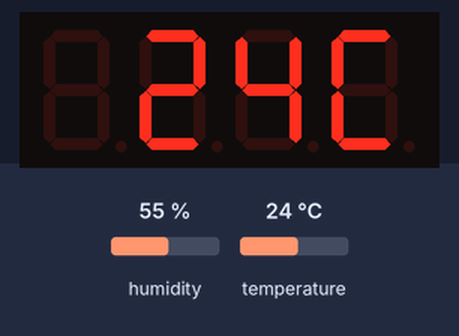
The sketch below on a simulated Arduino Uno, built with avr-gcc and run on an emulated ATmega328P. On the bench: 4-digit seven-segment display. Wiring (inferred from the names in the program): DHT11 sensor: data pin 2. Inputs (shaded band) come from the test bench; at power-on: humidity 55 %, temperature 24 °C.

Above: at 2.7 s.
2.8 s: humidity set to 22 %
At 12.0 s:
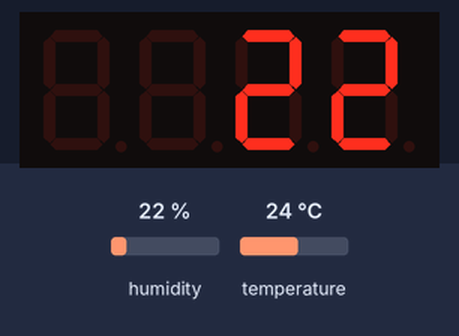
14.8 s: temperature set to 12 °C
At 20.0 s:
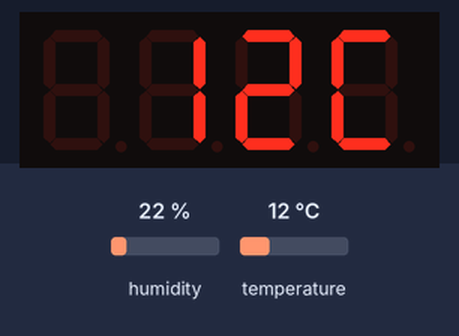
24.2 s: humidity set to 40 %
At 29.7 s:
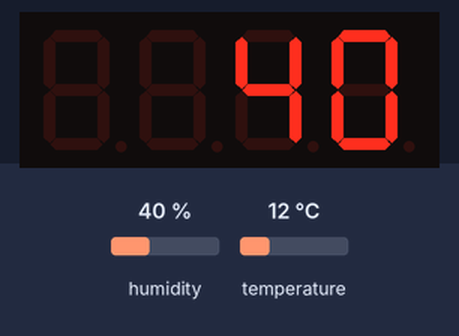
33.3 s: temperature set to 19 °C
At 39.0 s:
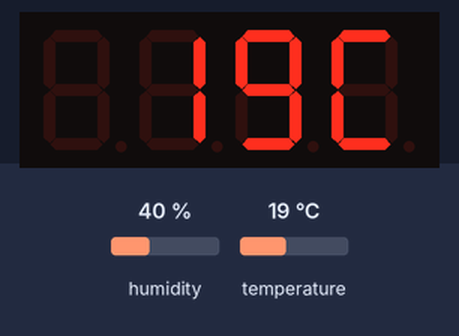
Timing chart, 0 to 40.5 s (numbered marks = the images above; inputs shaded):
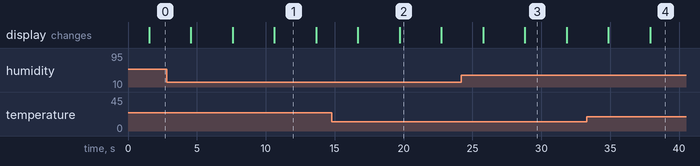

Measured:
- after the input at 2.8 s, the display: first differs from a run without the input after 7.8 s (image 1)
- after the input at 14.8 s, the display: first differs from a run without the input after 4.9 s (image 2)
- after the input at 24.2 s, the display: first differs from a run without the input after 4.6 s (image 3)
- after the input at 33.3 s, the display: first differs from a run without the input after 4.6 s (image 4)
- what the display in image 1 shows lasts 3.1 s, from 10.6 s to 13.7 s

The sketch:

test_Temp_Hum.ino
```cpp
#include "dht.h"
#include "TM1637.h"

//{0,1,2,3,4,5,6,7,8,9,10,11,12,13,14,15};
//0~9,A,b,C,d,E,F


#define dht_pin 2 // Pin sensor is connected to
#define CLK 3//Pins for TM1637
#define DIO 4

TM1637 tm1637(CLK,DIO);
dht DHT;


void setup(){

  tm1637.init();
  tm1637.set(BRIGHT_TYPICAL);
  //BRIGHT_TYPICAL = 2,BRIGHT_DARKEST = 0,BRIGHTEST = 7;

  delay(1500);//Delay to let system boot


}


void loop(){


  DHT.read11(dht_pin);


 int temp = DHT.temperature;
 int humidity = DHT.humidity;

 int digitoneT = temp / 10;
 int digittwoT = temp % 10;

 int digitoneH = humidity / 10;
 int digittwoH = humidity % 10;


    tm1637.display(1,digitoneT);
    tm1637.display(2,digittwoT);
    tm1637.display(3,12);  //Scrive C
    delay (3000);

    tm1637.display(1,23);
    tm1637.display(2,digitoneH);
    tm1637.display(3,digittwoH);


    delay(3000);
}
```

dht.cpp
```cpp
//
//    FILE: dht.cpp
//  AUTHOR: Rob Tillaart
// VERSION: 0.1.14
// PURPOSE: DHT Temperature & Humidity Sensor library for Arduino
//     URL: http://arduino.cc/playground/Main/DHTLib
//
// HISTORY:
// 0.1.14 replace digital read with faster (~3x) code => more robust low MHz machines.
// 0.1.13 fix negative temperature
// 0.1.12 support DHT33 and DHT44 initial version
// 0.1.11 renamed DHTLIB_TIMEOUT
// 0.1.10 optimized faster WAKEUP + TIMEOUT
// 0.1.09 optimize size: timeout check + use of mask
// 0.1.08 added formula for timeout based upon clockspeed
// 0.1.07 added support for DHT21
// 0.1.06 minimize footprint (2012-12-27)
// 0.1.05 fixed negative temperature bug (thanks to Roseman)
// 0.1.04 improved readability of code using DHTLIB_OK in code
// 0.1.03 added error values for temp and humidity when read failed
// 0.1.02 added error codes
// 0.1.01 added support for Arduino 1.0, fixed typos (31/12/2011)
// 0.1.00 by Rob Tillaart (01/04/2011)
//
// inspired by DHT11 library
//
// Released to the public domain
//

#include "dht.h"

/////////////////////////////////////////////////////
//
// PUBLIC
//

// return values:
// DHTLIB_OK
// DHTLIB_ERROR_CHECKSUM
// DHTLIB_ERROR_TIMEOUT
int dht::read11(uint8_t pin)
{
    // READ VALUES
    int rv = _readSensor(pin, DHTLIB_DHT11_WAKEUP);
    if (rv != DHTLIB_OK)
    {
        humidity    = DHTLIB_INVALID_VALUE; // invalid value, or is NaN prefered?
        temperature = DHTLIB_INVALID_VALUE; // invalid value
        return rv;
    }

    // CONVERT AND STORE
    humidity    = bits[0];  // bits[1] == 0;
    temperature = bits[2];  // bits[3] == 0;

    // TEST CHECKSUM
    // bits[1] && bits[3] both 0
    uint8_t sum = bits[0] + bits[2];
    if (bits[4] != sum) return DHTLIB_ERROR_CHECKSUM;

    return DHTLIB_OK;
}


// return values:
// DHTLIB_OK
// DHTLIB_ERROR_CHECKSUM
// DHTLIB_ERROR_TIMEOUT
int dht::read(uint8_t pin)
{
    // READ VALUES
    int rv = _readSensor(pin, DHTLIB_DHT_WAKEUP);
    if (rv != DHTLIB_OK)
    {
        humidity    = DHTLIB_INVALID_VALUE;  // invalid value, or is NaN prefered?
        temperature = DHTLIB_INVALID_VALUE;  // invalid value
        return rv; // propagate error value
    }

    // CONVERT AND STORE
    humidity = word(bits[0], bits[1]) * 0.1;
    temperature = word(bits[2] & 0x7F, bits[3]) * 0.1;
    if (bits[2] & 0x80)  // negative temperature
    {
        temperature = -temperature;
    }

    // TEST CHECKSUM
    uint8_t sum = bits[0] + bits[1] + bits[2] + bits[3];
    if (bits[4] != sum)
    {
        return DHTLIB_ERROR_CHECKSUM;
    }
    return DHTLIB_OK;
}

/////////////////////////////////////////////////////
//
// PRIVATE
//

// return values:
// DHTLIB_OK
// DHTLIB_ERROR_TIMEOUT
int dht::_readSensor(uint8_t pin, uint8_t wakeupDelay)
{
    // INIT BUFFERVAR TO RECEIVE DATA
    uint8_t mask = 128;
    uint8_t idx = 0;

    // replace digitalRead() with Direct Port Reads.
    // reduces footprint ~100 bytes => portability issue?
    // direct port read is about 3x faster
	uint8_t bit = digitalPinToBitMask(pin);
	uint8_t port = digitalPinToPort(pin);
    volatile uint8_t *PIR = portInputRegister(port);

    // EMPTY BUFFER
    for (uint8_t i = 0; i < 5; i++) bits[i] = 0;

    // REQUEST SAMPLE
    pinMode(pin, OUTPUT);
    digitalWrite(pin, LOW); // T-be
    delay(wakeupDelay);
    digitalWrite(pin, HIGH);   // T-go
    delayMicroseconds(40);
    pinMode(pin, INPUT);

    // GET ACKNOWLEDGE or TIMEOUT
    uint16_t loopCntLOW = DHTLIB_TIMEOUT;
    while ((*PIR & bit) == LOW )  // T-rel
    {
        if (--loopCntLOW == 0) return DHTLIB_ERROR_TIMEOUT;
    }

    uint16_t loopCntHIGH = DHTLIB_TIMEOUT;
    while ((*PIR & bit) != LOW )  // T-reh
    {
        if (--loopCntHIGH == 0) return DHTLIB_ERROR_TIMEOUT;
    }

    // READ THE OUTPUT - 40 BITS => 5 BYTES
    for (uint8_t i = 40; i != 0; i--)
    {
        loopCntLOW = DHTLIB_TIMEOUT;
        while ((*PIR & bit) == LOW )
        {
            if (--loopCntLOW == 0) return DHTLIB_ERROR_TIMEOUT;
        }

        uint32_t t = micros();

        loopCntHIGH = DHTLIB_TIMEOUT;
        while ((*PIR & bit) != LOW )
        {
            if (--loopCntHIGH == 0) return DHTLIB_ERROR_TIMEOUT;
        }

        if ((micros() - t) > 40)
        {
            bits[idx] |= mask;
        }
        mask >>= 1;
        if (mask == 0)   // next byte?
        {
            mask = 128;
            idx++;
        }
    }
    pinMode(pin, OUTPUT);
    digitalWrite(pin, HIGH);

    return DHTLIB_OK;
}
//
// END OF FILE
//
```

dht.h
```cpp
//
//    FILE: dht.h
//  AUTHOR: Rob Tillaart
// VERSION: 0.1.14
// PURPOSE: DHT Temperature & Humidity Sensor library for Arduino
//     URL: http://arduino.cc/playground/Main/DHTLib
//
// HISTORY:
// see dht.cpp file
//

#ifndef dht_h
#define dht_h

#if ARDUINO < 100
#include <WProgram.h>
#else
#include <Arduino.h>
#endif

#define DHT_LIB_VERSION "0.1.14"

#define DHTLIB_OK                0
#define DHTLIB_ERROR_CHECKSUM   -1
#define DHTLIB_ERROR_TIMEOUT    -2
#define DHTLIB_INVALID_VALUE    -999

#define DHTLIB_DHT11_WAKEUP     18
#define DHTLIB_DHT_WAKEUP       1

// max timeout is 100 usec.
// For a 16 Mhz proc 100 usec is 1600 clock cycles
// loops using DHTLIB_TIMEOUT use at least 4 clock cycli
// so 100 us takes max 400 loops
// so by dividing F_CPU by 40000 we "fail" as fast as possible
#define DHTLIB_TIMEOUT (F_CPU/40000)

class dht
{
public:
    // return values:
    // DHTLIB_OK
    // DHTLIB_ERROR_CHECKSUM
    // DHTLIB_ERROR_TIMEOUT
    int read11(uint8_t pin);
    int read(uint8_t pin);

    inline int read21(uint8_t pin) { return read(pin); };
    inline int read22(uint8_t pin) { return read(pin); };
    inline int read33(uint8_t pin) { return read(pin); };
    inline int read44(uint8_t pin) { return read(pin); };

    double humidity;
    double temperature;

private:
    uint8_t bits[5];  // buffer to receive data
    int _readSensor(uint8_t pin, uint8_t wakeupDelay);
};
#endif
//
// END OF FILE
//
```
